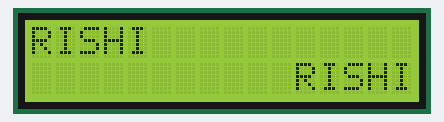
Bench run of a sketch on a simulated Arduino Uno, built with avr-gcc and run on an emulated ATmega328P. Shown: 16×2 character LCD.

Above: at 0.14 s.
At 0.9 s:
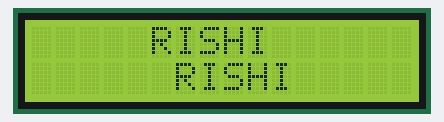
At 1.37 s:
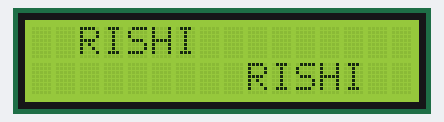
At 1.83 s:
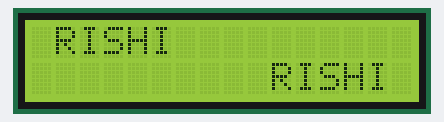

The sketch:

day1d.ino
```cpp
#include <LiquidCrystal.h>
const int rs = 12, en = 11, d4 = 5, d5 = 4, d6 = 3, d7 = 2;
LiquidCrystal lcd(rs, en, d4, d5, d6, d7);

void setup() {
  lcd.begin(16, 2);
}

void loop()
{

  for (int pc = 0; pc < 6; pc++)
  {
    if (pc == 5)
    {
      for (int pc = 5; pc > 0; --pc)
      {
        lcd.setCursor(pc, 0);
        lcd.print("RISHI");
        lcd.setCursor(11 - pc, 1);
        lcd.print("RISHI");
        delay(150);
        lcd.clear();
      }
    }
    else
    {
      lcd.setCursor(pc, 0);
      lcd.print("RISHI");
      lcd.setCursor(11 - pc, 1);
      lcd.print("RISHI");
      delay(150);
      lcd.clear();
    }
  }
}
```

Measured:
- by itself, everything shown: repeats every 1.5 s, in 10 steps
